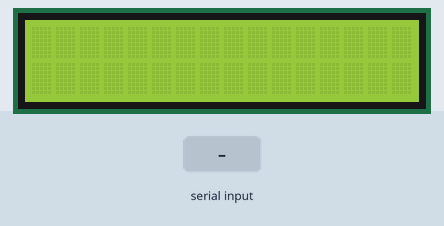
Simulated run of this sketch. Board: Arduino Uno, built with avr-gcc and run on an emulated ATmega328P. Shown: 16×2 character LCD. The inputs (shaded band) are chosen by the test bench.

Above: at 1.2 s.
1.3 s: "1" received over Serial
At 2.5 s:
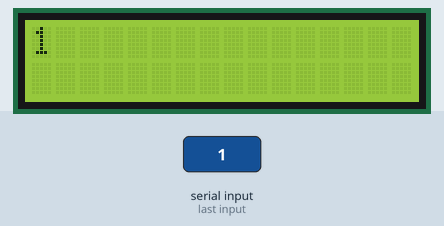
2.8 s: "0" received over Serial
At 3.6 s:
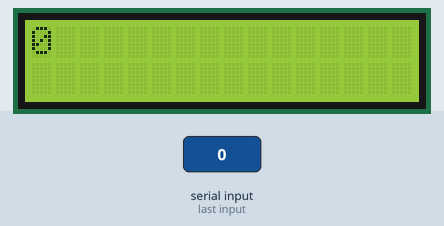
4.3 s: "2" received over Serial
At 4.8 s:
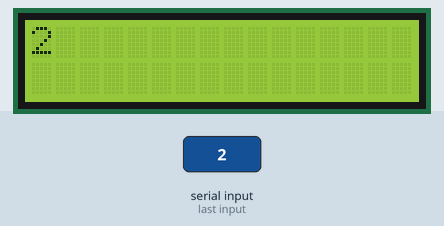
Timing chart, 0 to 7.3 s (numbered marks = the images above; inputs shaded):
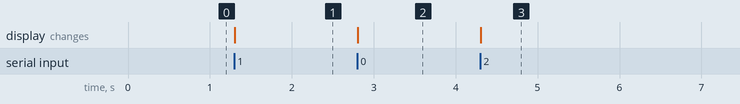

Measured:
- after the input at 1.3 s, the display: changes at once (image 1)
- after the input at 2.8 s, the display: changes at once (image 2)
- after the input at 4.3 s, the display: changes at once (image 3)

The sketch:

main.ino
```cpp
#include <Wire.h>
#include <LiquidCrystal_I2C.h>
LiquidCrystal_I2C lcd(0x27,16,2);
char receivedChar;

void setup() {
  Serial.begin(115200);
  lcd.init();
  lcd.backlight();
}

// Loop forever
void loop() {
  // If serial data is pending, read, capitalize and write the character
  if (Serial.available())
    lcd.clear();
    while (Serial.available()) {
      lcd.write(Serial.read());
    }
}
```
